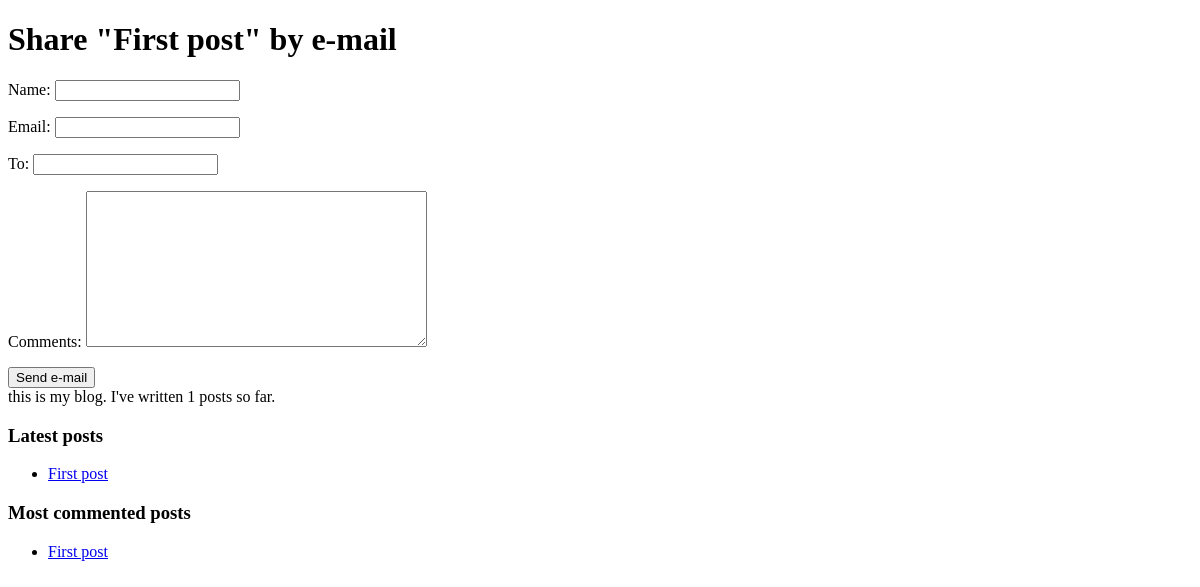
Before: /blog/1/share/ with the older database file.
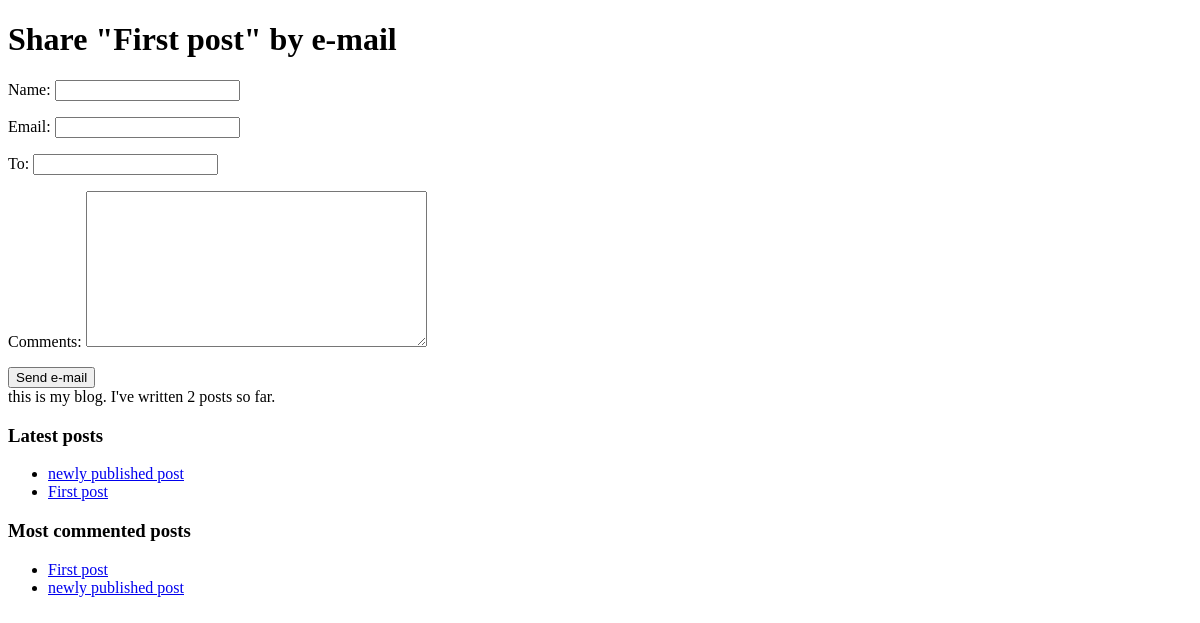
After: the same page with the newer database file.
### blog/models.py (models this page shows, shortened)
class Post(models.Model):
    STATUS_CHOICE = (
        ('draft','Draft'),
        ('published','Published'),
    )
    title = models.CharField(max_length=250)
    slug = models.SlugField(max_length=250, unique_for_date='publish')
    author = models.ForeignKey(User,related_name='blog_posts',on_delete=models.CASCADE)
    body = models.TextField()
    publish = models.DateTimeField(default=timezone.now)
    created = models.DateTimeField(auto_now_add=True)
    updated = models.DateTimeField(auto_now=True)
    status = models.CharField(max_length=10,choices=STATUS_CHOICE,default='draft')
    tags = TaggableManager()
    class Meta:
        ordering = ('-publish',)
    objects = models.Manager()
    published = PublishedManager()
    def get_absolute_url(self):
        return reverse('blog:post_detail',args=[self.publish.year,self.publish.month,self.publish.day,self.slug])

### blog/views.py (the view)
# urls.py: path('<int:post_id>/share/',views.post_share,name='post_share'),
def post_share(request,post_id):
    post = get_object_or_404(Post,id=post_id,status='published')
    sent = False
    if request.method == 'POST':
        form = EmailPostForm(request.POST)
        if form.is_valid():
            cd = form.cleaned_data
            post_url = request.build_absolute_uri(post.get_absolute_url())
            subject = f"{cd['name']} recommends you read {post.title}"
            message = f"Read {post.title} at {post_url} \n \n" f"{cd['name']}\'s comments : {cd['comments']}"
            send_mail(subject,message, 'your@gmail.com',[cd['to']])
            sent = True
    else:
        form = EmailPostForm()
    return render(request,'blog/post/share.html',{'post':post,'form':form})

### blog/forms.py
class EmailPostForm(forms.Form):
    name = forms.CharField(max_length=25)
    email = forms.EmailField()
    to = forms.EmailField()
    comments = forms.CharField(widget=forms.Textarea, required=False)

### blog/models.py (called while the page is built)
    def get_queryset(self):
        return super(PublishedManager,self).get_queryset().filter(status='published')

### blog/templatetags/blog_tags.py (called while the page is built)
@register.simple_tag
def total_posts():
    return Post.published.count()

@register.inclusion_tag('blog/post/latest_posts.html')
def show_latest_posts(count=5):
    latest_posts = Post.published.order_by('-publish')[:count]
    return {'latest_posts':latest_posts}

@register.simple_tag
def get_most_commented_posts(count=5):
    return Post.published.annotate(total_comments=Count('comments')).order_by('-total_comments')[:count]

### blog/templates/blog/post/share.html (shortened to what this page needs)
{% extends "blog/base.html" %}
{% block content %}
{% if sent %}
<h1>E-mail successfully sent</h1>
<p>
"{{ post.title }}" was successfully sent to {{ form.cleaned_
data.to }}.
</p>
{% else %}
<h1>Share "{{ post.title }}" by e-mail</h1>
<form method="post">
{{ form.as_p }}
<input type="submit" value="Send e-mail">
</form>
{% endif %}
{% endblock %}

### blog/templates/blog/base.html (shortened to what this page needs)
{% load blog_tags %}
{% load static %}
<!DOCTYPE html>
<html>
<head>
</head>
<body>
<div id="content" class="container mx-auto">
{% block content %}
{% endblock content %}
</div>
<div id = 'sidebar'>
this is my blog. I've written {% total_posts %} posts so far.
<h3>Latest posts</h3>
{% show_latest_posts 3 %}
<h3>Most commented posts</h3>
{% get_most_commented_posts as most_commented_posts %}
<ul>
{% for post in most_commented_posts %}
<li>
<a href="{{ post.get_absolute_url }}">{{ post.title }}</a>
</li>
{% endfor %}
</ul>
</div>
</body>
</html>

### blog/templates/blog/post/latest_posts.html
<ul>
{% for post in latest_posts %}
<li>
<a href="{{ post.get_absolute_url }}">{{ post.title }}</a>
</li>
{% endfor %}
</ul>

Changed rows visible on the page:
added Post: title "newly published post"
Other visible differences:
text no longer shown: "1"
text now shown: "2"
